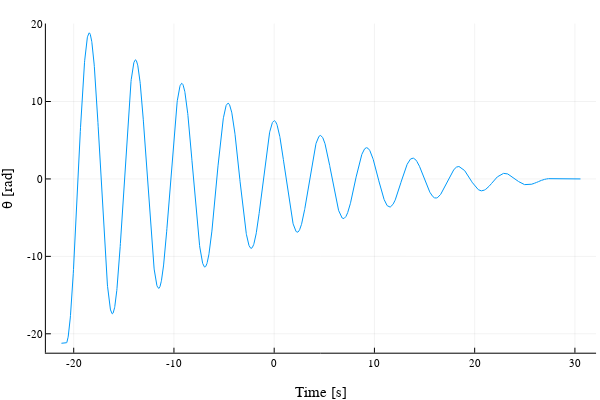

Notebook code cell kept with this figure:
### Markdown cell above
### Gögn 3, Mæling á θ yfir tíma nema með segul á topp súlunar

### Code cell
data3 = CSV.read("data3.csv", DataFrame)
data3 = data3 .- data3[end,2]

plot(data3[!,1], data3[!,2],
xlabel = "Time [s]",
ylabel = "θ [rad]",
labels = :none)

### Figure 1 — Plotly figure (JSON) as saved in the notebook; plotly's stock layout.template omitted (floating-point values rounded to 4 significant figures; data arrays with more than 128 entries replaced by an {"elided": "..."} marker saying what was removed)
{"data": [{"colorbar": {"title": ""}, "legendgroup": "", "line": {"color": "rgba(0, 154, 250, 1.000)", "dash": "solid", "shape": "linear", "width": 1}, "mode": "lines", "name": "", "showlegend": false, "type": "scatter", "x": {"elided": "2590 float values"}, "xaxis": "x", "y": {"elided": "2590 float values"}, "yaxis": "y", "zmax": null, "zmin": null}], "layout": {"annotations": [], "height": 400, "legend": {"bgcolor": "rgba(255, 255, 255, 1.000)", "bordercolor": "rgba(0, 0, 0, 1.000)", "borderwidth": 1, "font": {"color": "rgba(0, 0, 0, 1.000)", "family": "sans-serif", "size": 11}, "title": {"font": {"color": "rgba(0, 0, 0, 1.000)", "family": "sans-serif", "size": 15}, "text": ""}, "tracegroupgap": 0, "traceorder": "normal", "x": 1, "xanchor": "auto", "y": 1, "yanchor": "auto"}, "margin": {"b": 20, "l": 0, "r": 0, "t": 20}, "paper_bgcolor": "rgba(255, 255, 255, 1.000)", "plot_bgcolor": "rgba(255, 255, 255, 1.000)", "showlegend": true, "width": 600, "xaxis": {"anchor": "y", "domain": [0.07647, 0.9934], "gridcolor": "rgba(0, 0, 0, 0.100)", "gridwidth": 0.5, "linecolor": "rgba(0, 0, 0, 1.000)", "mirror": false, "range": [-22.78, 32.11], "showgrid": true, "showline": true, "showticklabels": true, "tickangle": 0, "tickcolor": "rgb(0, 0, 0)", "tickfont": {"color": "rgba(0, 0, 0, 1.000)", "family": "sans-serif", "size": 11}, "tickmode": "array", "ticks": "inside", "ticktext": ["-20", "-10", "0", "10", "20", "30"], "tickvals": [-20, -10, 0, 10, 20, 30], "title": "Time [s]", "titlefont": {"color": "rgba(0, 0, 0, 1.000)", "family": "sans-serif", "size": 15}, "type": "-", "visible": true, "zeroline": false, "zerolinecolor": "rgba(0, 0, 0, 1.000)"}, "yaxis": {"anchor": "x", "domain": [0.07581, 0.9902], "gridcolor": "rgba(0, 0, 0, 0.100)", "gridwidth": 0.5, "linecolor": "rgba(0, 0, 0, 1.000)", "mirror": false, "range": [-22.44, 20.07], "showgrid": true, "showline": true, "showticklabels": true, "tickangle": 0, "tickcolor": "rgb(0, 0, 0)", "tickfont": {"color": "rgba(0, 0, 0, 1.000)", "family": "sans-serif", "size": 11}, "tickmode": "array", "ticks": "inside", "ticktext": ["-20", "-10", "0", "10", "20"], "tickvals": [-20, -10, 0, 10, 20], "title": "θ [rad]", "titlefont": {"color": "rgba(0, 0, 0, 1.000)", "family": "sans-serif", "size": 15}, "type": "-", "visible": true, "zeroline": false, "zerolinecolor": "rgba(0, 0, 0, 1.000)"}}}
